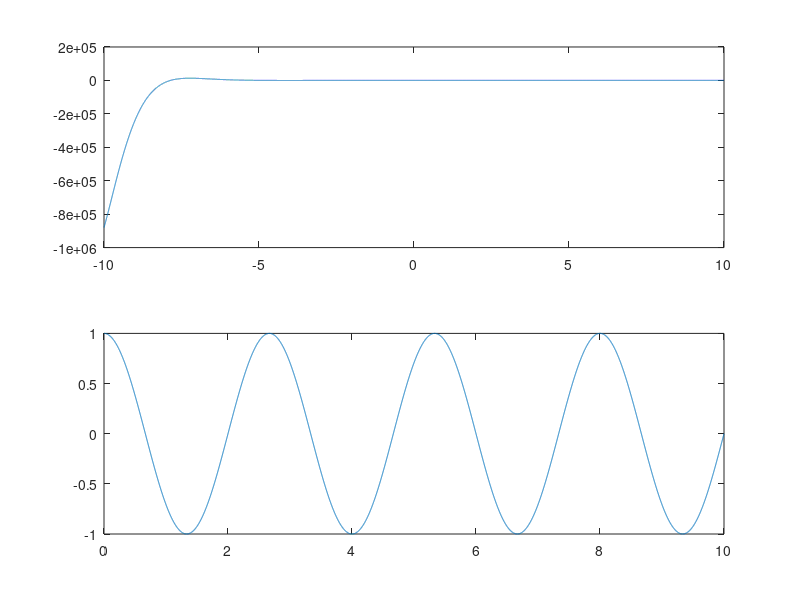

MATLAB code to generate this figure:
%%lab5_2
format compact
close all;
clear;
clc;

%%a)
t1=-10;
t2=10;
t=t1:0.001:t2;
x1=(0.5.^(2*t)).*cos(t);

%%b)
t3=0;
t4=10;
t5=t3:0.001:t4;
x2=exp(1i*pi.*t5/2).*exp(1i*pi.*t5/4);

figure();
subplot(2,1,1);
plot(t,x1);

subplot(2,1,2);
plot(t5,x2);
